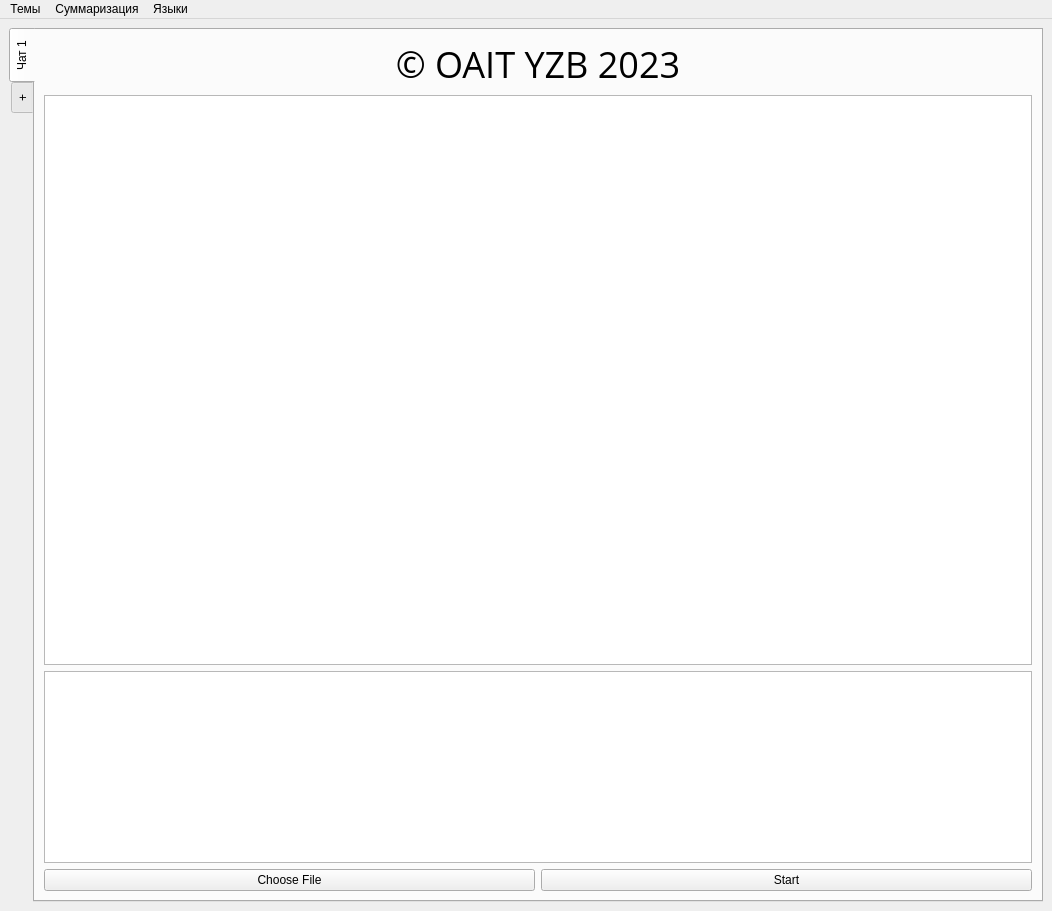
<?xml version="1.0" encoding="UTF-8"?>
<ui version="4.0">
 <class>MainWindow</class>
 <widget class="QMainWindow" name="MainWindow">
  <property name="enabled">
   <bool>true</bool>
  </property>
  <property name="geometry">
   <rect>
    <x>0</x>
    <y>0</y>
    <width>1052</width>
    <height>911</height>
   </rect>
  </property>
  <property name="windowTitle">
   <string>MainWindow</string>
  </property>
  <property name="styleSheet">
   <string notr="true"/>
  </property>
  <property name="animated">
   <bool>true</bool>
  </property>
  <property name="tabShape">
   <enum>QTabWidget::Rounded</enum>
  </property>
  <widget class="QWidget" name="centralwidget">
   <layout class="QVBoxLayout" name="verticalLayout_8">
    <item>
     <widget class="QTabWidget" name="tabWidget">
      <property name="tabPosition">
       <enum>QTabWidget::West</enum>
      </property>
      <property name="currentIndex">
       <number>0</number>
      </property>
      <widget class="QWidget" name="tab">
       <attribute name="title">
        <string>Чат 1</string>
       </attribute>
       <layout class="QVBoxLayout" name="verticalLayout_3">
        <item>
         <layout class="QVBoxLayout" name="verticalLayout">
          <item>
           <layout class="QHBoxLayout" name="horizontalLayout_12">
            <item>
             <widget class="QLabel" name="label_4">
              <property name="sizePolicy">
               <sizepolicy hsizetype="Expanding" vsizetype="Preferred">
                <horstretch>0</horstretch>
                <verstretch>0</verstretch>
               </sizepolicy>
              </property>
              <property name="font">
               <font>
                <family>Open Sans</family>
                <pointsize>27</pointsize>
               </font>
              </property>
              <property name="text">
               <string>© OAIT YZB 2023</string>
              </property>
              <property name="alignment">
               <set>Qt::AlignCenter</set>
              </property>
             </widget>
            </item>
           </layout>
          </item>
         </layout>
        </item>
        <item>
         <layout class="QVBoxLayout" name="verticalLayout_2">
          <item>
           <widget class="QTextEdit" name="textEdit">
            <property name="font">
             <font>
              <pointsize>9</pointsize>
             </font>
            </property>
           </widget>
          </item>
         </layout>
        </item>
        <item>
         <layout class="QVBoxLayout" name="verticalLayout_4">
          <property name="sizeConstraint">
           <enum>QLayout::SetDefaultConstraint</enum>
          </property>
          <item>
           <widget class="QTextEdit" name="textEdit_2">
            <property name="sizePolicy">
             <sizepolicy hsizetype="Expanding" vsizetype="Preferred">
              <horstretch>0</horstretch>
              <verstretch>0</verstretch>
             </sizepolicy>
            </property>
           </widget>
          </item>
         </layout>
        </item>
        <item>
         <layout class="QHBoxLayout" name="horizontalLayout">
          <item>
           <widget class="QPushButton" name="pushButton_2">
            <property name="sizePolicy">
             <sizepolicy hsizetype="Expanding" vsizetype="Fixed">
              <horstretch>0</horstretch>
              <verstretch>0</verstretch>
             </sizepolicy>
            </property>
            <property name="text">
             <string>Choose File</string>
            </property>
           </widget>
          </item>
          <item>
           <widget class="QPushButton" name="pushButton">
            <property name="sizePolicy">
             <sizepolicy hsizetype="Expanding" vsizetype="Fixed">
              <horstretch>0</horstretch>
              <verstretch>0</verstretch>
             </sizepolicy>
            </property>
            <property name="text">
             <string>Start</string>
            </property>
           </widget>
          </item>
         </layout>
        </item>
       </layout>
      </widget>
      <widget class="QWidget" name="tab_2">
       <attribute name="title">
        <string>+</string>
       </attribute>
      </widget>
     </widget>
    </item>
   </layout>
  </widget>
  <widget class="QMenuBar" name="menuBar">
   <property name="geometry">
    <rect>
     <x>0</x>
     <y>0</y>
     <width>1052</width>
     <height>22</height>
    </rect>
   </property>
   <widget class="QMenu" name="menu">
    <property name="title">
     <string>Темы</string>
    </property>
   </widget>
   <widget class="QMenu" name="menu_2">
    <property name="title">
     <string>Языки</string>
    </property>
   </widget>
   <widget class="QMenu" name="menu_3">
    <property name="title">
     <string>Суммаризация</string>
    </property>
   </widget>
   <addaction name="menu"/>
   <addaction name="menu_3"/>
   <addaction name="menu_2"/>
  </widget>
 </widget>
 <resources/>
 <connections/>
</ui>
